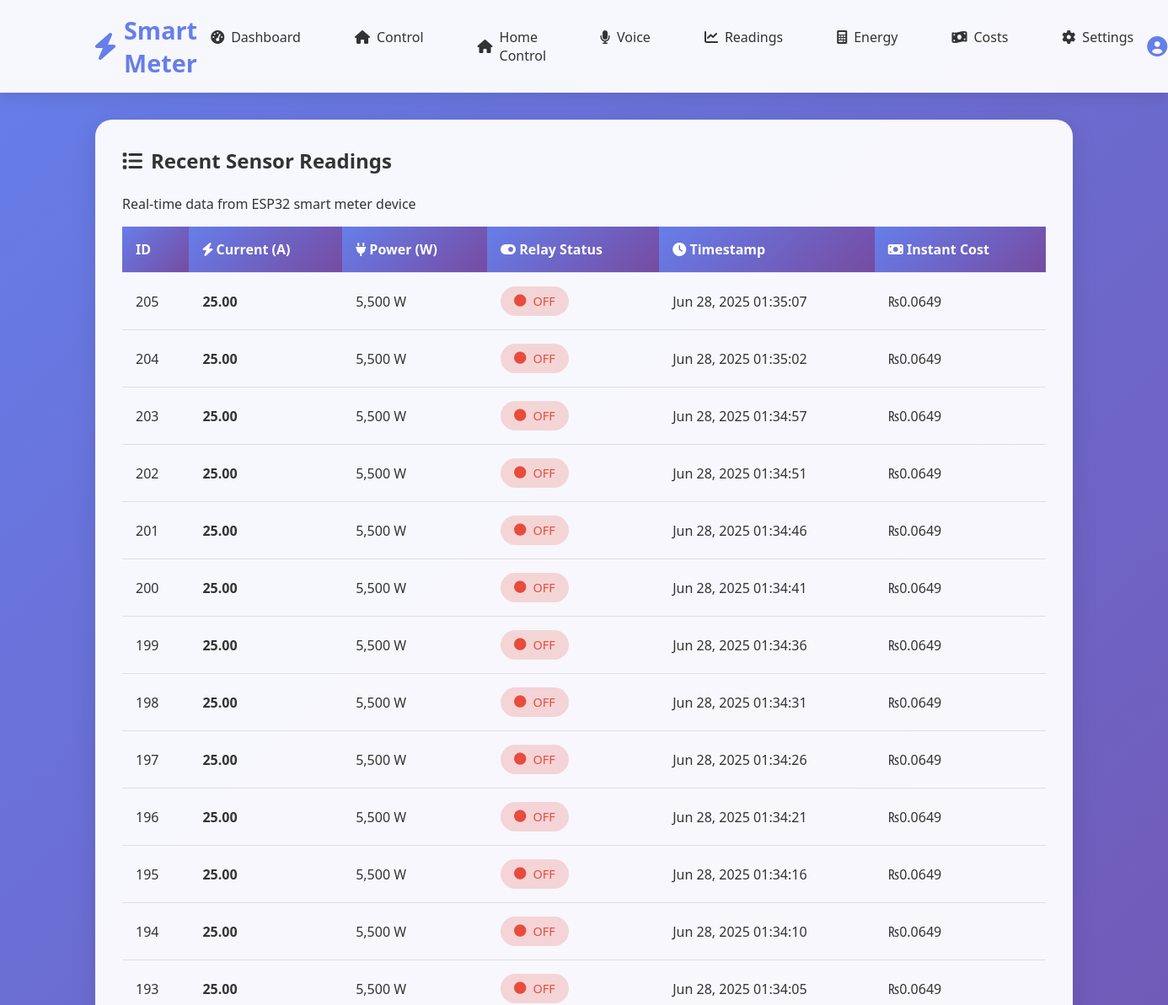
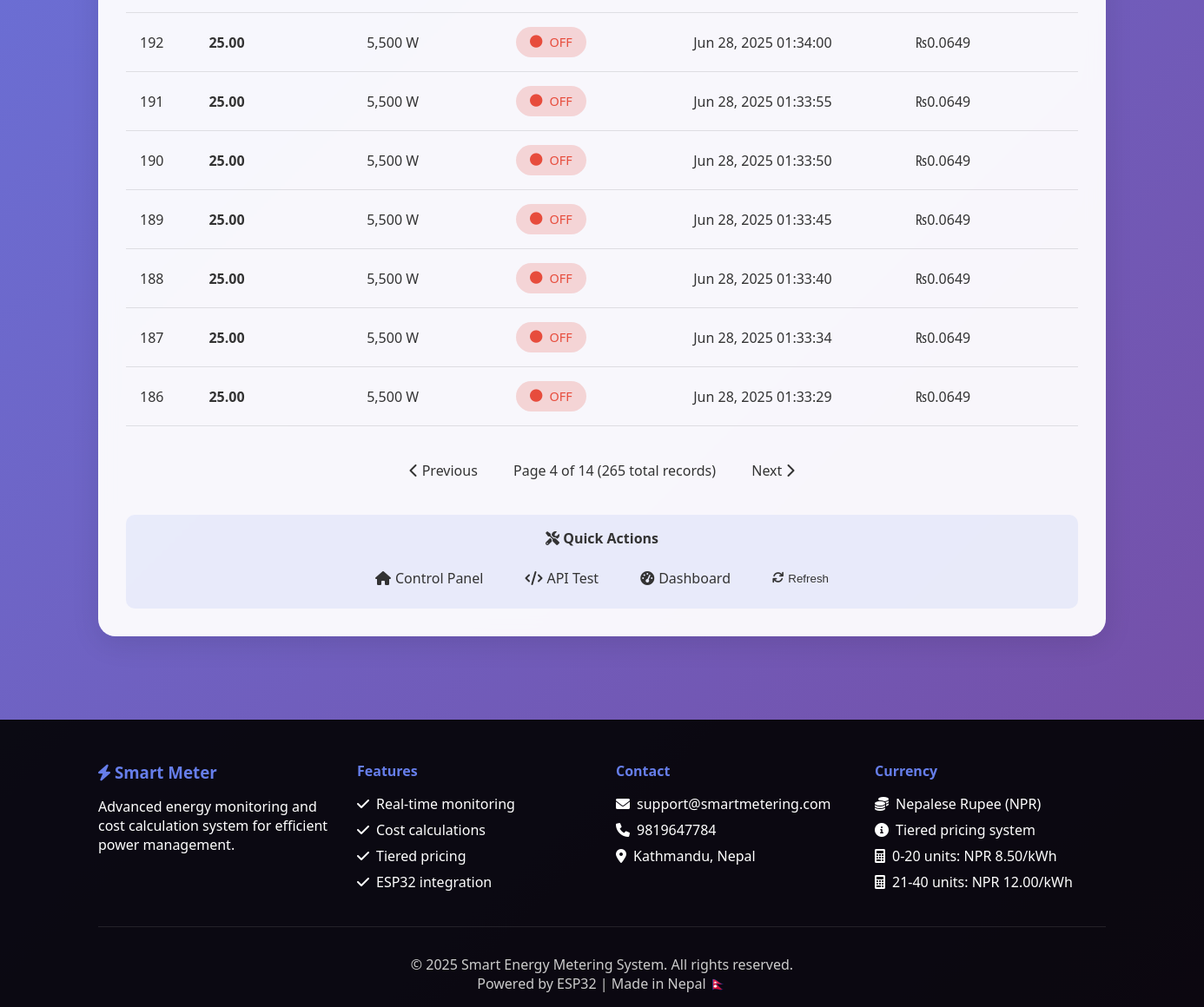
The page /readings.php?page=4 on the database its author committed (2 pictures, top to bottom).
### tables this page shows
CREATE TABLE `readings` (
  `id` int(11) NOT NULL,
  `device_id` varchar(50) DEFAULT 'ESP32_001',
  `measured_current` float NOT NULL,
  `voltage` float DEFAULT 220,
  `power_watts` float GENERATED ALWAYS AS (`measured_current` * `voltage`) STORED,
  `relay_status` enum('ON','OFF') DEFAULT 'OFF',
  `temperature` float DEFAULT NULL,
  `humidity` float DEFAULT NULL,
  `signal_strength` int(11) DEFAULT NULL,
  `reading_time` datetime DEFAULT current_timestamp(),
  `created_at` timestamp NOT NULL DEFAULT current_timestamp()
);

### includes/config.php (called while the page is built, shortened)
<?php
$pricing_tiers = [
    ['min' => 0, 'max' => 20, 'price' => 8.50],
    ['min' => 21, 'max' => 40, 'price' => 12.00],
    ['min' => 41, 'max' => 999999, 'price' => 15.50]
];
function calculateTieredCost($units, $tiers) {
    $totalCost = 0;
    $remainingUnits = $units;
    foreach ($tiers as $tier) {
        if ($remainingUnits <= 0) break;
        $tierUnits = min($remainingUnits, $tier['max'] - $tier['min'] + 1);
        if ($units > $tier['min']) {
            $applicableUnits = min($tierUnits, $remainingUnits);
            $totalCost += $applicableUnits * $tier['price'];
            $remainingUnits -= $applicableUnits;
        }
    }
    return $totalCost;
}
?>

### readings.php (the view, shortened to what this page needs)
<?php
require_once 'includes/config.php';
require_once 'includes/header.php';
$page = isset($_GET['page']) ? (int)$_GET['page'] : 1;
$limit = 20;
$offset = ($page - 1) * $limit;
$limit = (int)$limit;
$offset = (int)$offset;
try {
    $countStmt = $pdo->query("SELECT COUNT(*) FROM readings");
    $totalRecords = $countStmt->fetchColumn();
    $totalPages = ceil($totalRecords / $limit);
    $stmt = $pdo->prepare("SELECT * FROM readings ORDER BY reading_time DESC LIMIT :limit OFFSET :offset");
    $stmt->bindValue(':limit', $limit, PDO::PARAM_INT);
    $stmt->bindValue(':offset', $offset, PDO::PARAM_INT);
    $stmt->execute();
    $readings = $stmt->fetchAll(PDO::FETCH_ASSOC);
    global $pricing_tiers;
} catch (PDOException $e) {
    echo "Database Error: " . $e->getMessage();
    $readings = [];
    $totalRecords = 0;
    $totalPages = 0;
}
?>
<div class="container">
    <div class="cost-table">
        <h2><i class="fas fa-list"></i> Recent Sensor Readings</h2>
        <p>Real-time data from ESP32 smart meter device</p>
        <?php if (empty($readings)): ?>
        <div style="text-align: center; padding: 2rem;">
            <i class="fas fa-exclamation-triangle" style="font-size: 2rem; color: #f39c12; margin-bottom: 1rem;"></i>
            <h3>No Readings Found</h3>
            <p>No sensor readings available. Make sure your ESP32 is connected and sending data.</p>
            <a href="api_test.php" class="nav-link" style="display: inline-block; margin-top: 1rem;">
                <i class="fas fa-tools"></i> Test API Connection
            </a>
        </div>
        <?php else: ?>
        <div class="table-responsive">
            <table>
                <thead>
                    <tr>
                        <th>ID</th>
                        <th><i class="fas fa-bolt"></i> Current (A)</th>
                        <th><i class="fas fa-plug"></i> Power (W)</th>
                        <th><i class="fas fa-toggle-on"></i> Relay Status</th>
                        <th><i class="fas fa-clock"></i> Timestamp</th>
                        <th><i class="fas fa-money-bill"></i> Instant Cost</th>
                    </tr>
                </thead>
                <tbody>
                    <?php foreach ($readings as $reading):
                        $power = VOLTAGE * $reading['measured_current'];
                        $instantEnergy = ($power * 5) / (1000 * 3600);
                        $instantCost = calculateTieredCost($instantEnergy, $pricing_tiers);
                    ?>
                    <tr>
                        <td><?php echo htmlspecialchars($reading['id']); ?></td>
                        <td><strong><?php echo number_format($reading['measured_current'], 2); ?></strong></td>
                        <td><?php echo number_format($power, 0); ?> W</td>
                        <td>
                            <span class="status-indicator <?php echo $reading['relay_status'] == 'ON' ? 'status-on' : 'status-off'; ?>">
                                <i class="fas fa-circle"></i>
                                <?php echo htmlspecialchars($reading['relay_status']); ?>
                            </span>
                        </td>
                        <td><?php echo date('M d, Y H:i:s', strtotime($reading['reading_time'])); ?></td>
                        <td>₨<?php echo number_format($instantCost, 4); ?></td>
                    </tr>
                    <?php endforeach; ?>
                </tbody>
            </table>
        </div>
        <?php if ($totalPages > 1): ?>
        <div class="pagination" style="margin-top: 2rem; text-align: center;">
            <?php if ($page > 1): ?>
                <a href="?page=<?php echo $page - 1; ?>" class="nav-link" style="display: inline-block; margin: 0 5px;">
                    <i class="fas fa-chevron-left"></i> Previous
                </a>
            <?php endif; ?>
            <span style="margin: 0 1rem;">
                Page <?php echo $page; ?> of <?php echo $totalPages; ?> (<?php echo number_format($totalRecords); ?> total records)
            </span>
            <?php if ($page < $totalPages): ?>
                <a href="?page=<?php echo $page + 1; ?>" class="nav-link" style="display: inline-block; margin: 0 5px;">
                    Next <i class="fas fa-chevron-right"></i>
                </a>
            <?php endif; ?>
        </div>
        <?php endif; ?>
        <?php endif; ?>
        <div style="text-align: center; margin-top: 2rem; padding: 1rem; background: rgba(102, 126, 234, 0.1); border-radius: 10px;">
            <h4><i class="fas fa-tools"></i> Quick Actions</h4>
            <div style="display: flex; gap: 1rem; justify-content: center; flex-wrap: wrap; margin-top: 1rem;">
                <a href="home.php" class="nav-link" style="display: inline-flex; align-items: center; gap: 5px;">
                    <i class="fas fa-home"></i> Control Panel
                </a>
                <a href="api_test.php" class="nav-link" style="display: inline-flex; align-items: center; gap: 5px;">
                    <i class="fas fa-code"></i> API Test
                </a>
                <a href="dashboard.php" class="nav-link" style="display: inline-flex; align-items: center; gap: 5px;">
                    <i class="fas fa-tachometer-alt"></i> Dashboard
                </a>
                <button onclick="location.reload()" class="nav-link" style="background: none; border: none; cursor: pointer; display: inline-flex; align-items: center; gap: 5px;">
                    <i class="fas fa-sync"></i> Refresh
                </button>
            </div>
        </div>
    </div>
</div>
<?php require_once 'includes/footer.php'; ?>

### assets/style.css (style rules this page uses)
* { margin: 0; padding: 0; box-sizing: border-box; }
body { font-family: "Segoe UI", Tahoma, Geneva, Verdana, sans-serif; background: linear-gradient(135deg, #667eea 0%, #764ba2 100%); min-height: 100vh; color: #333; }
.container { max-width: 1200px; margin: 0 auto; padding: 0 20px; }
.nav-link { text-decoration: none; color: #333; font-weight: 500; padding: 0.5rem 1rem; border-radius: 25px; transition: all 0.3s ease; display: flex; align-items: center; gap: 8px; }
.status-indicator { display: inline-flex; align-items: center; gap: 8px; padding: 0.5rem 1rem; border-radius: 25px; font-weight: 500; font-size: 0.9rem; }
.status-off { background: rgba(231, 76, 60, 0.2); color: #e74c3c; }
.cost-table { background: rgba(255, 255, 255, 0.95); backdrop-filter: blur(10px); border-radius: 20px; padding: 2rem; box-shadow: 0 8px 32px rgba(0, 0, 0, 0.1); animation: fadeInUp 0.8s ease-out 0.5s both; }
.cost-table h2 { margin-bottom: 1.5rem; color: #333; display: flex; align-items: center; gap: 10px; }
.table-responsive { overflow-x: auto; }
table { width: 100%; border-collapse: collapse; margin-top: 1rem; }
th, td { padding: 1rem; text-align: left; border-bottom: 1px solid rgba(0, 0, 0, 0.1); }
th { background: linear-gradient(135deg, #667eea, #764ba2); color: white; font-weight: 600; position: sticky; top: 0; }
tr { transition: all 0.3s ease; }
td { animation: slideInLeft 0.5s ease-out; animation-fill-mode: both; }
td:nth-child(1) { animation-delay: 0.1s; }
td:nth-child(2) { animation-delay: 0.2s; }
td:nth-child(3) { animation-delay: 0.3s; }
td:nth-child(4) { animation-delay: 0.4s; }

### rows shown on the page
readings: id "205", measured_current "25.00", measured_current "5,500", relay_status "OFF", reading_time "Jun 28, 2025 01:35:07", measured_current "0.0649"
readings: id "204", measured_current "25.00", measured_current "5,500", relay_status "OFF", reading_time "Jun 28, 2025 01:35:02", measured_current "0.0649"
readings: id "203", measured_current "25.00", measured_current "5,500", relay_status "OFF", reading_time "Jun 28, 2025 01:34:57", measured_current "0.0649"
readings: id "202", measured_current "25.00", measured_current "5,500", relay_status "OFF", reading_time "Jun 28, 2025 01:34:51", measured_current "0.0649"
readings: id "201", measured_current "25.00", measured_current "5,500", relay_status "OFF", reading_time "Jun 28, 2025 01:34:46", measured_current "0.0649"
readings: id "200", measured_current "25.00", measured_current "5,500", relay_status "OFF", reading_time "Jun 28, 2025 01:34:41", measured_current "0.0649"
readings: id "199", measured_current "25.00", measured_current "5,500", relay_status "OFF", reading_time "Jun 28, 2025 01:34:36", measured_current "0.0649"
readings: id "198", measured_current "25.00", measured_current "5,500", relay_status "OFF", reading_time "Jun 28, 2025 01:34:31", measured_current "0.0649"
readings: id "197", measured_current "25.00", measured_current "5,500", relay_status "OFF", reading_time "Jun 28, 2025 01:34:26", measured_current "0.0649"
readings: id "196", measured_current "25.00", measured_current "5,500", relay_status "OFF", reading_time "Jun 28, 2025 01:34:21", measured_current "0.0649"
readings: id "195", measured_current "25.00", measured_current "5,500", relay_status "OFF", reading_time "Jun 28, 2025 01:34:16", measured_current "0.0649"
readings: id "194", measured_current "25.00", measured_current "5,500", relay_status "OFF", reading_time "Jun 28, 2025 01:34:10", measured_current "0.0649"
readings: id "193", measured_current "25.00", measured_current "5,500", relay_status "OFF", reading_time "Jun 28, 2025 01:34:05", measured_current "0.0649"
readings: id "192", measured_current "25.00", measured_current "5,500", relay_status "OFF", reading_time "Jun 28, 2025 01:34:00", measured_current "0.0649"
readings: id "191", measured_current "25.00", measured_current "5,500", relay_status "OFF", reading_time "Jun 28, 2025 01:33:55", measured_current "0.0649"
readings: id "190", measured_current "25.00", measured_current "5,500", relay_status "OFF", reading_time "Jun 28, 2025 01:33:50", measured_current "0.0649"
readings: id "189", measured_current "25.00", measured_current "5,500", relay_status "OFF", reading_time "Jun 28, 2025 01:33:45", measured_current "0.0649"
readings: id "188", measured_current "25.00", measured_current "5,500", relay_status "OFF", reading_time "Jun 28, 2025 01:33:40", measured_current "0.0649"
readings: id "187", measured_current "25.00", measured_current "5,500", relay_status "OFF", reading_time "Jun 28, 2025 01:33:34", measured_current "0.0649"
readings: id "186", measured_current "25.00", measured_current "5,500", relay_status "OFF", reading_time "Jun 28, 2025 01:33:29", measured_current "0.0649"

### other values the page prints
$page "4"
$totalPages "14"
$totalRecords "265"
